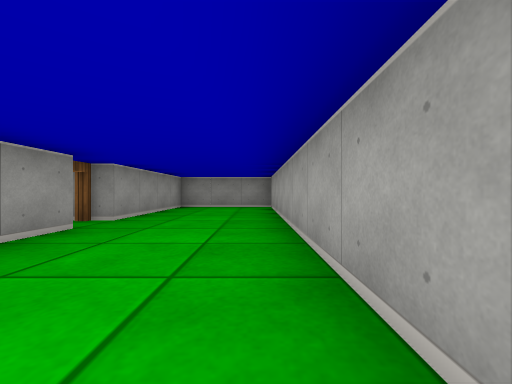
view 1 (above)

14 first-person views from a walk through a cub3D maze. The camera is about half as high as the walls, looks level and sees 90° across. The floor is counted in squares. Each view is taken from the middle of a square. On the plan, view 1 faces up. The plan holds only what a view shows up to about 9 squares ahead; the rest is blank.

view 2
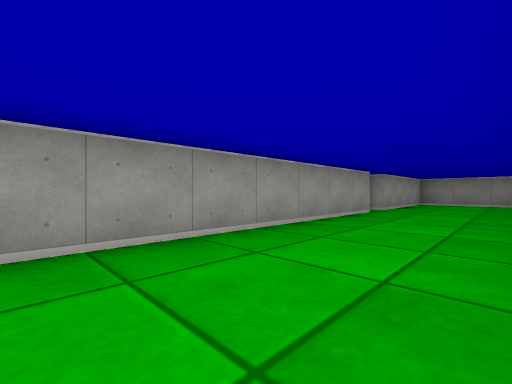

view 3
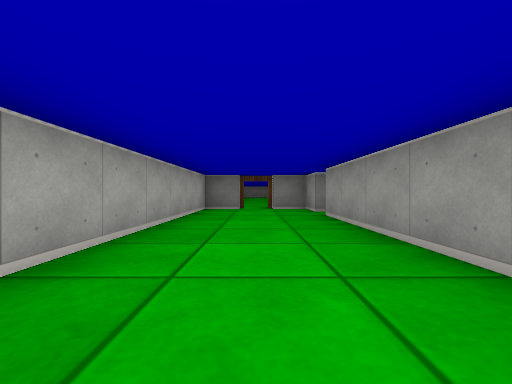

view 4
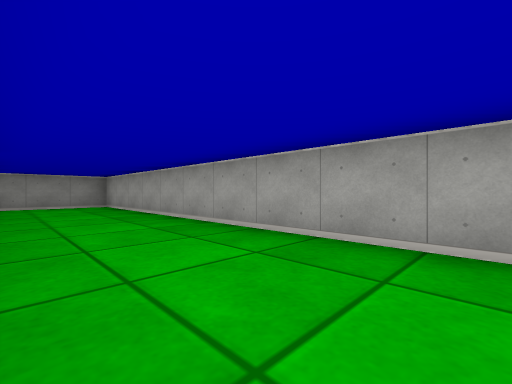

view 5
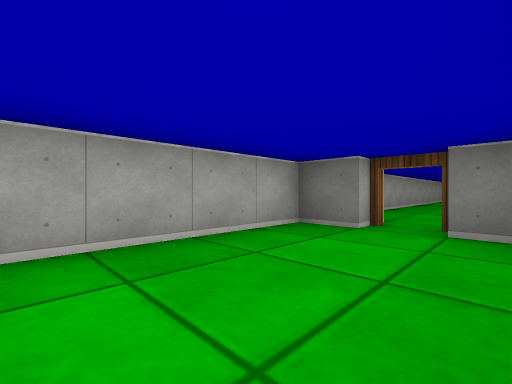

view 6
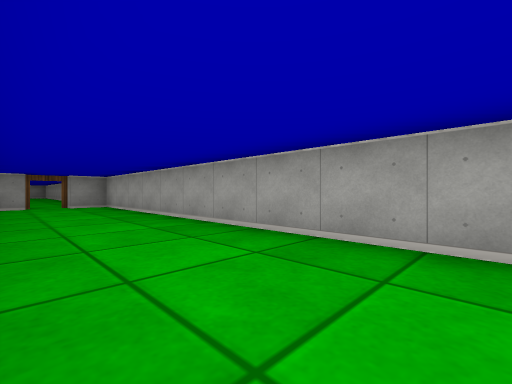

view 7
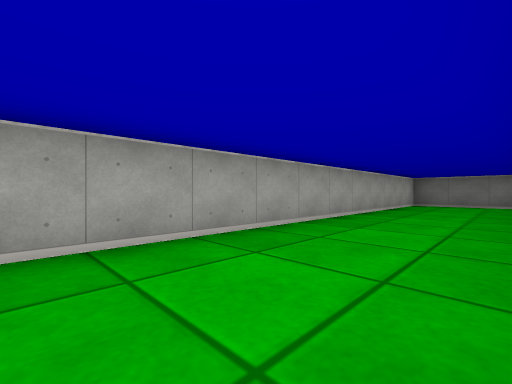

view 8
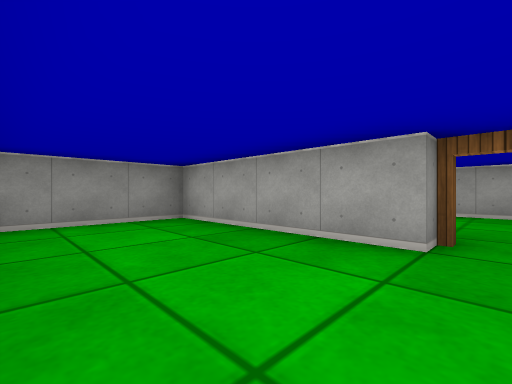

view 9
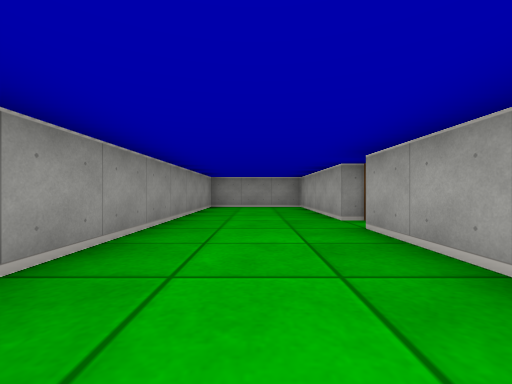

view 10
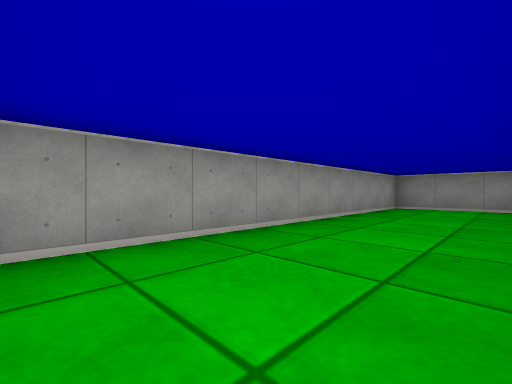

view 11
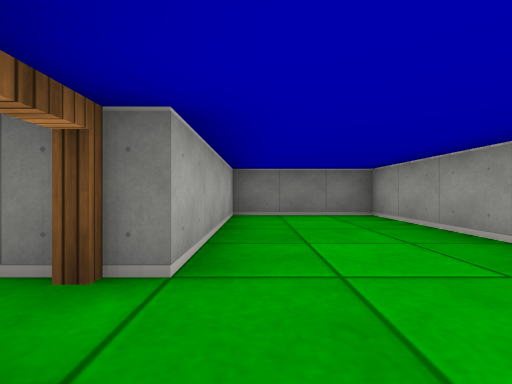

view 12
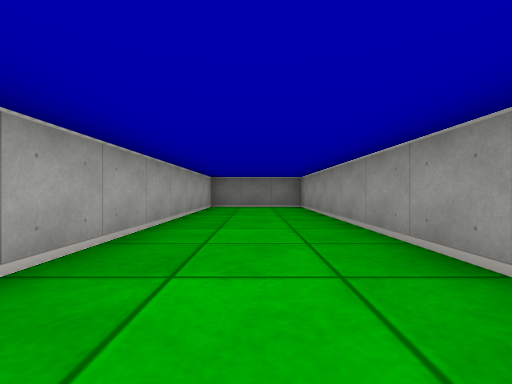

view 13
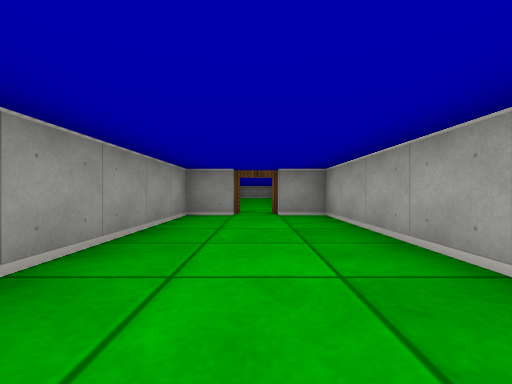

view 14
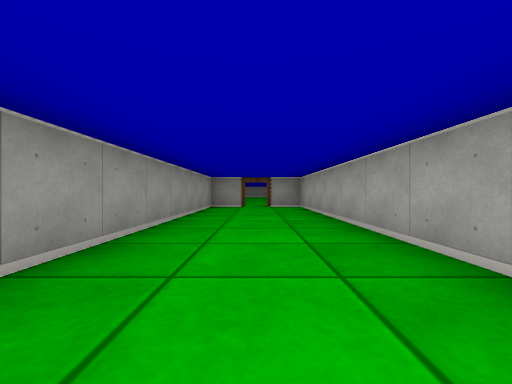

### Floor plan
Ten units are one square. View 1 is at (0, 0); x grows to the right and y downward. Boxes are objects, and circles mark ways between rooms. Rooms are numbered by the first view taken in them; rooms with no view inside come last. Other rooms are left out.
<svg viewBox="-70 -90 80 320">
<path fill="none" stroke="#000" d="M-25 -35 -25 45M-25 55 -25 65 -15 65M-5 65 5 65 5 -85 -25 -85 -25 -45M-15 75 -25 75 -25 225 5 225 5 75 -5 75M-35 -45 -35 -85 -65 -85 -65 5 -35 5 -35 -35"/>
<circle cx="-10" cy="70" r="3" fill="#2a7"/>
<circle cx="-30" cy="-40" r="3" fill="#2a7"/>
<text x="-10" y="-10">1</text>
<text x="-10" y="150">2</text>
<text x="-50" y="-40">3</text>
</svg>
Room 1 opens to room 2. Room 1 opens to room 3.

Where each view was taken, in squares from view 1:
view 1: 0 up, 0 right, facing up
view 2: 3 down, 0 right, facing up-left
view 3: 1 up, 1 left, facing down
view 4: 1 down, 2 left, facing up-right
view 5: 3 down, 2 left, facing down-right
view 6: 17 down, 2 left, facing up-right
view 7: 12 down, 2 left, facing down-right
view 8: 4 up, 6 left, facing up-right
view 9: 0 up, 5 left, facing up
view 10: 0 up, 4 left, facing up-left
view 11: 5 up, 4 left, facing down
view 12: 14 down, 1 left, facing down
view 13: 13 down, 1 left, facing up
view 14: 16 down, 1 left, facing up
